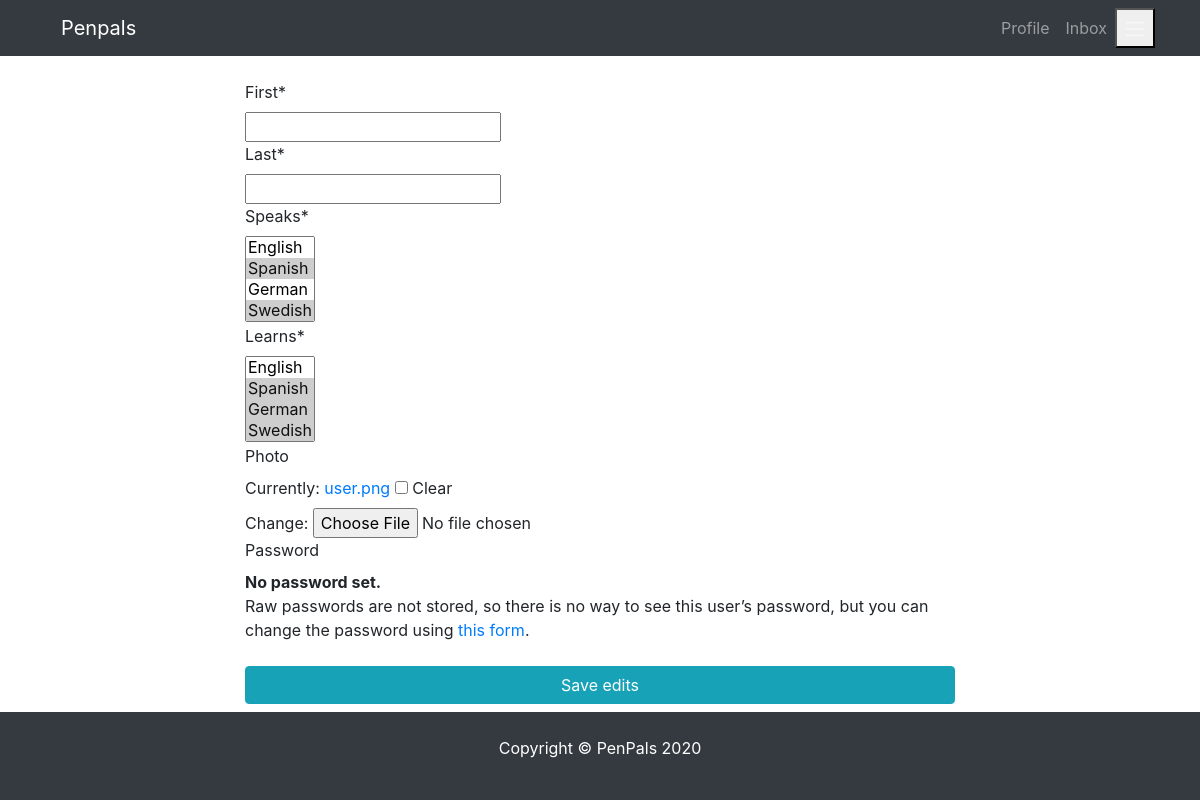
Page /edit (signed in) on the earlier database version.
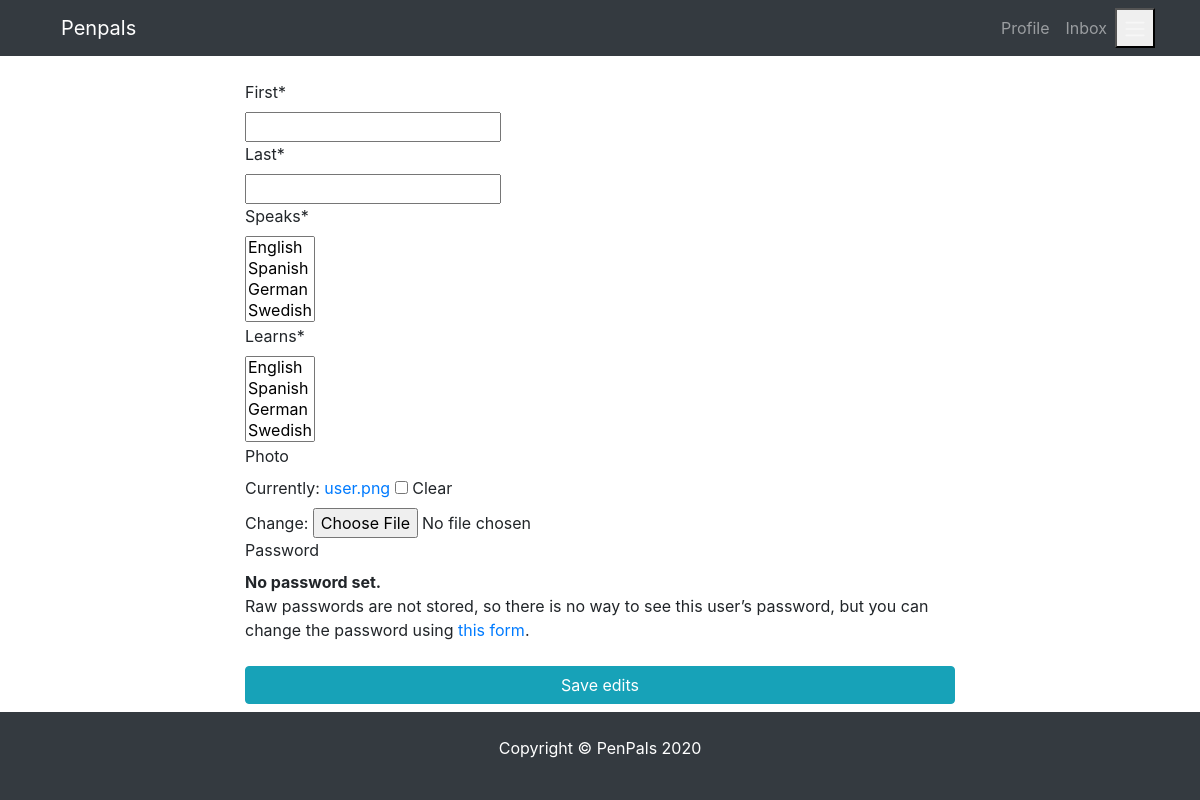
Same page on the later database version.
### pages/models.py (models this page shows, shortened)
class Profile(models.Model):
    user = models.OneToOneField(
        User, blank=True, null=True, on_delete=models.CASCADE)
    first = models.CharField(max_length=200, blank=True, null=True)
    last = models.CharField(max_length=200, blank=True, null=True)
    photo = models.ImageField(
        default='user.png', upload_to='photos/%y/%m',  blank=True, null=True)
    friends = models.ManyToManyField('self', blank=True)
    speaks = models.CharField(max_length=200, blank=True, null=True)
    learns = models.CharField(max_length=200, blank=True, null=True)
    def __init__(self, *args, **kwargs):
         super(Profile, self).__init__(*args, **kwargs)
         self.speaks = from_value_to_label(self.speaks)
         self.learns = from_value_to_label(self.learns)
    def get_absolute_url(self):
        return reverse("pages:profile", kwargs={"profile_id":self.pk})
    class Meta:
        ordering = ['-id']

### pages/views.py (the view, shortened to what this page needs)
# urls.py: path("edit", ProfileEdit.as_view(), name="edit"),
class ProfileEdit(SuccessMessageMixin, UpdateView):
    model = Profile
    template_name = 'pages/edit.html'
    form_class = ProfileEditForm
    context_object_name = 'profile'
    success_message = "Your profile was updated successfully"
    def get_object(self):
        return  Profile.objects.get(id=self.request.user.profile.id) #  self.kwargs['profile_id'])
    def get_initial(self):
        initial = {'speaks': from_label_to_value(self.request.user.profile.speaks),
                'learns': from_label_to_value(self.request.user.profile.learns)}
        return initial

### pages/forms.py
class ProfileEditForm(UserChangeForm, forms.ModelForm):
    first = forms.CharField(max_length=100, required=True)
    last = forms.CharField(max_length=100, required=True)
    speaks = forms.MultipleChoiceField(choices=LANGUAGE_CHOICES, required=True)
    learns = forms.MultipleChoiceField(choices=LANGUAGE_CHOICES, required=True)
    class Meta:
        model = Profile
        fields = ['first', 'last', 'speaks', 'learns', 'photo']

### pages/utils.py (called while the page is built)
def from_value_to_label(field):
    if field is not None:
        list_of_labels = [label for value, label in LANGUAGE_CHOICES if str(value) in field]
        return ", ".join(list_of_labels)  # list_of_labels  #ast.literal_eval(field)  # [int(i) for i in field.replace('[','').replace(']','').replace(',','').replace("'",'').split(" ")] # list_of_labels #
    return field

def from_label_to_value(field):
    if field is not None:
        list_of_values = [str(value) for value, label in LANGUAGE_CHOICES if label.lower() in str(field).lower()]
        return list_of_values  # list_of_labels  #ast.literal_eval(field)  # [int(i) for i in field.replace('[','').replace(']','').replace(',','').replace("'",'').split(" ")] # list_of_labels #
    return field

### pages/templates/pages/edit.html (shortened to what this page needs)
{% extends 'pages/base.html' %}
{% load crispy_forms_tags %}
{% block content %}
<div class="col-sm-8 mx-auto">
    <form action="" method = "POST" enctype = "multipart/form-data">
    {{form|crispy}}
    <input type="submit" value="Save edits" class="w-100 text-white text-center my-2 btn btn-info">
    </form>
</div>
{% endblock content %}

Differences in the rows shown:
changed Profile: speaks "English / Spanish ☑ / German / Swedish ☑" → "English / Spanish / German / Swedish"; learns "English / Spanish ☑ / German ☑ / Swedish ☑" → "English / Spanish / German / Swedish"
